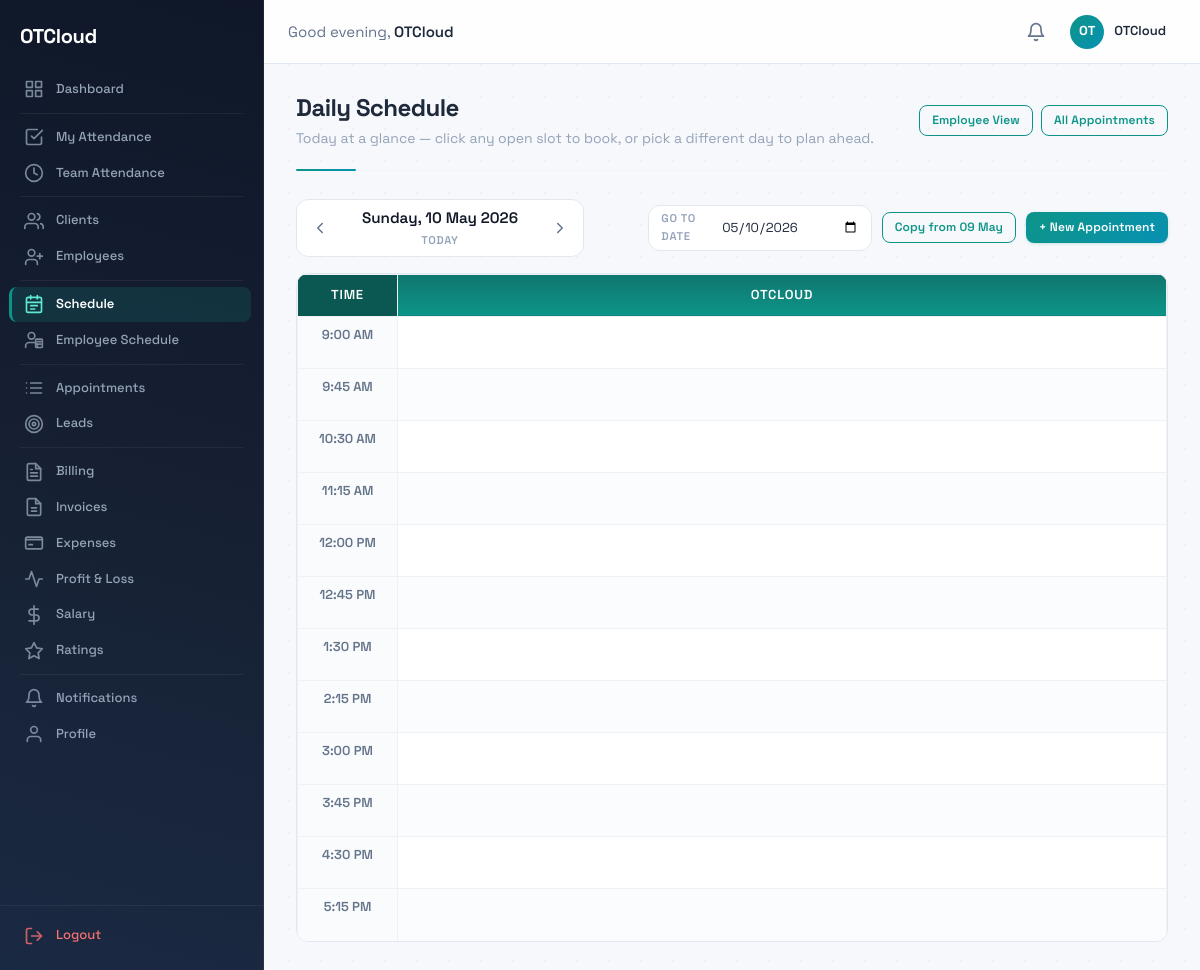
The app's page /schedule/ (signed in) with its own data.
### accounts/models.py (models this page shows, shortened)
class User(AbstractBaseUser, PermissionsMixin):
    class Role(models.TextChoices):
        ADMIN = 'admin', 'Admin'
        STAFF = 'staff', 'Staff'
        CLIENT = 'client', 'Client'
    mobile_number = models.CharField(max_length=15, unique=True)
    first_name = models.CharField(max_length=50, blank=True)
    last_name = models.CharField(max_length=50, blank=True)
    email = models.EmailField(blank=True)
    role = models.CharField(max_length=10, choices=Role.choices, default=Role.STAFF)
    is_verified = models.BooleanField(default=False)
    is_active = models.BooleanField(default=True)
    is_staff = models.BooleanField(default=False)
    date_joined = models.DateTimeField(auto_now_add=True)
    profile_image = models.ImageField(upload_to='profiles/', blank=True, null=True)
    objects = UserManager()
    USERNAME_FIELD = 'mobile_number'
    REQUIRED_FIELDS = []
    class Meta:
        ordering = ['-date_joined']
    def get_full_name(self):
        return f"{self.first_name} {self.last_name}".strip()

### appointments/views.py (the view)
# urls.py: path('schedule/', appointment_views.DailyScheduleView.as_view(), name='daily_schedule'),
@method_decorator([login_required, _admin_or_staff_required], name='dispatch')
class DailyScheduleView(View):
    template_name = 'appointments/daily_schedule.html'
    def get(self, request):
        today = timezone.localdate()
        tomorrow = today + datetime.timedelta(days=1)
        target_date = _parse_date(request.GET.get('date'), today)
        data = AppointmentService.get_day_schedule(target_date)
        rows = []
        for slot_time, label in data['slots']:
            cells = [data['grid'].get((s.id, slot_time)) for s in data['staff']]
            rows.append({'time': slot_time, 'label': label, 'cells': cells})
        pending_reassignments = AppointmentService.get_pending_reassignments(target_date)
        from attendance.models import AttendanceMark
        on_leave_ids = set(
            AttendanceMark.active_objects.filter(
                date=target_date,
                status=AttendanceMark.Status.LEAVE,
            ).values_list('user_id', flat=True)
        )
        available_staff = [s for s in data['staff'] if s.id not in on_leave_ids]
        context = {
            'target_date': target_date,
            'is_today': target_date == today,
            'is_tomorrow': target_date == tomorrow,
            'prev_date': target_date - datetime.timedelta(days=1),
            'next_date': target_date + datetime.timedelta(days=1),
            'today': today,
            'tomorrow': tomorrow,
            'staff': data['staff'],
            'available_staff': available_staff,
            'on_leave_ids': on_leave_ids,
            'rows': rows,
            'clients': Client.active_objects.all().order_by('first_name', 'last_name'),
            'therapy_types': TherapyType.active_objects.all(),
            'pending_reassignments': pending_reassignments,
        }
        return render(request, self.template_name, context)

### appointments/templates/appointments/daily_schedule.html (shortened to what this page needs)
{% extends "base.html" %}
{% block content %}
<div class="page-header">
  <div class="page-header-left">
    <h1 class="page-title">Daily Schedule</h1>
    <p style="color: var(--text-muted, #94a3b8); font-size: 0.875rem; margin: 0.25rem 0 0;">
      Today at a glance — click any open slot to book, or pick a different day to plan ahead.
    </p>
  </div>
  <div class="page-header-right" style="display:flex; gap:0.5rem;">
    <a href="{% url 'employee_schedule' %}" class="btn btn-outline btn-sm">Employee View</a>
    <a href="{% url 'appointments:appointment_list' %}" class="btn btn-outline btn-sm">All Appointments</a>
  </div>
</div>
<div class="sch-header">
  <div class="sch-date-nav">
    <a class="date-btn" href="?date={{ prev_date|date:'Y-m-d' }}" title="Previous day">
      <svg width="18" height="18" viewBox="0 0 24 24" fill="none" stroke="currentColor" stroke-width="2" stroke-linecap="round" stroke-linejoin="round"><polyline points="15 18 9 12 15 6"/></svg>
    </a>
    <div class="sch-date-label">
      {{ target_date|date:"l, d M Y" }}
      <span class="sch-date-sub">
        {% if is_today %}Today{% elif is_tomorrow %}Tomorrow{% else %}{{ target_date|date:"D" }}{% endif %}
      </span>
    </div>
    <a class="date-btn" href="?date={{ next_date|date:'Y-m-d' }}" title="Next day">
      <svg width="18" height="18" viewBox="0 0 24 24" fill="none" stroke="currentColor" stroke-width="2" stroke-linecap="round" stroke-linejoin="round"><polyline points="9 18 15 12 9 6"/></svg>
    </a>
  </div>
  <div class="sch-actions">
    <form method="get" class="sch-goto">
      <label for="goto-date" class="sch-goto-label">Go to date</label>
      <input id="goto-date" type="date" name="date" value="{{ target_date|date:'Y-m-d' }}" class="form-input sch-goto-input" onchange="this.form.submit()">
    </form>
    {% if request.user.is_superuser or request.user.role == 'admin' %}
    <form method="post" action="{% url 'appointments:schedule_copy_day' %}" style="display:inline;">
      <button type="submit" class="btn btn-outline btn-sm">
        Copy from {{ prev_date|date:"d M" }}
      </button>
    </form>
    <a href="{% url 'appointments:appointment_create' %}?date={{ target_date|date:'Y-m-d' }}" class="btn btn-primary btn-sm">
      + New Appointment
    </a>
    {% endif %}
  </div>
</div>
<div class="sch-grid-wrap">
  <div class="sch-scroll">
    <table class="sch-grid">
      <thead>
        <tr>
          <th class="col-time">Time</th>
          {% for s in staff %}
            <th>{{ s.get_full_name|default:s.mobile_number }}</th>
          {% endfor %}
        </tr>
      </thead>
      <tbody>
        {% for row in rows %}
        <tr>
          <td class="row-time">{{ row.label }}</td>
          {% for cell in row.cells %}
            {% if cell %}
              <td>
                <a class="sch-appt status-{{ cell.status }}{% if cell.needs_reassignment %} needs-reassign{% endif %}" href="{% url 'appointments:appointment_detail' pk=cell.pk %}" title="{% if cell.needs_reassignment %}Needs reassignment — {{ cell.reassignment_reason }}{% endif %}">
                  <span class="name">{{ cell.display_name }}</span>
                  <span class="meta">
                    {% if cell.therapy_type %}{{ cell.therapy_type.name }}{% endif %}
                    {% if cell.is_group %} &middot; Group{% endif %}
                    {% if cell.needs_reassignment %} &middot; Reassign{% endif %}
                  </span>
                </a>
              </td>
            {% else %}
              <td class="sch-cell{% if request.user.is_superuser or request.user.role == 'admin' %} empty{% endif %}"
                  data-staff-id="{{ forloop.counter0 }}"
                  data-time="{{ row.time|time:'H:i' }}"
                  data-time-label="{{ row.label }}"
                  {% if request.user.is_superuser or request.user.role == 'admin' %}onclick="openQuickAdd(this)"{% endif %}></td>
            {% endif %}
          {% endfor %}
        </tr>
        {% endfor %}
      </tbody>
    </table>
  </div>
</div>
{% endblock %}

### templates/base.html (shortened to what this page needs)
{% load static %}
<!DOCTYPE html>
<html lang="en">
<head>
  <link rel="stylesheet" href="{% static 'css/style.css' %}">
</head>
<body>
{% if user.is_authenticated %}
  <nav class="sidebar" id="sidebar">
    <div class="sidebar-header">
      <a href="/" class="sidebar-brand">
        <span class="sidebar-logo-text">OTCloud</span>
      </a>
    </div>
    <ul class="sidebar-nav">
      <li class="sidebar-item">
        <a href="/" class="sidebar-link {% if request.path == '/' %}active{% endif %}">
          Dashboard
        </a>
      </li>
      {% if request.user.role == 'admin' or request.user.role == 'staff' %}
      <li class="sidebar-divider"></li>
      <li class="sidebar-item">
        <a href="{% url 'attendance:my_attendance' %}" class="sidebar-link {% if '/attendance/me' in request.path %}active{% endif %}">
          <svg class="sidebar-icon" width="20" height="20" viewBox="0 0 24 24" fill="none" stroke="currentColor" stroke-width="2" stroke-linecap="round" stroke-linejoin="round">
            <polyline points="9 11 12 14 22 4"/>
            <path d="M21 12v7a2 2 0 0 1-2 2H5a2 2 0 0 1-2-2V5a2 2 0 0 1 2-2h11"/>
          </svg>
          My Attendance
        </a>
      </li>
      <li class="sidebar-item">
        <a href="{% url 'attendance:dashboard' %}" class="sidebar-link {% if '/attendance/' in request.path and '/attendance/me' not in request.path %}active{% endif %}">
          <svg class="sidebar-icon" width="20" height="20" viewBox="0 0 24 24" fill="none" stroke="currentColor" stroke-width="2" stroke-linecap="round" stroke-linejoin="round">
            <circle cx="12" cy="12" r="10"/><polyline points="12 6 12 12 16 14"/>
          </svg>
          Team Attendance
        </a>
      </li>
      <li class="sidebar-divider"></li>
      <li class="sidebar-item">
        <a href="{% url 'clients:client_list' %}" class="sidebar-link {% if '/clients/' in request.path %}active{% endif %}">
          Clients
        </a>
      </li>
      <li class="sidebar-item">
        <a href="{% url 'accounts:employee_list' %}" class="sidebar-link {% if '/employees/' in request.path %}active{% endif %}">
          Employees
        </a>
      </li>
      <li class="sidebar-divider"></li>
      <li class="sidebar-item">
        <a href="{% url 'daily_schedule' %}" class="sidebar-link {% if request.resolver_match.url_name == 'daily_schedule' %}active{% endif %}">
          Schedule
        </a>
      </li>
      <li class="sidebar-item">
        <a href="{% url 'employee_schedule' %}" class="sidebar-link {% if request.resolver_match.url_name == 'employee_schedule' %}active{% endif %}">
          Employee Schedule
        </a>
      </li>
      <li class="sidebar-divider"></li>
      <li class="sidebar-item">
        <a href="{% url 'appointments:appointment_list' %}" class="sidebar-link ">
          Appointments
        </a>
      </li>
      <li class="sidebar-item">
        <a href="{% url 'lms:lead_list' %}" class="sidebar-link {% if '/lms/' in request.path %}active{% endif %}">
          <svg class="sidebar-icon" width="20" height="20" viewBox="0 0 24 24" fill="none" stroke="currentColor" stroke-width="2" stroke-linecap="round" stroke-linejoin="round">
            <circle cx="12" cy="12" r="10"/>
            <circle cx="12" cy="12" r="6"/>
            <circle cx="12" cy="12" r="2"/>
          </svg>
          Leads
        </a>
      </li>
      <li class="sidebar-divider"></li>
      {% if request.user.role == 'admin' %}
      <li class="sidebar-item">
        <a href="{% url 'billing:monthly_view' %}" class="sidebar-link ">
          Billing
        </a>
      </li>
      <li class="sidebar-item">
        <a href="{% url 'billing:invoice_list' %}" class="sidebar-link {% if '/billing/invoices' in request.path %}active{% endif %}">
          Invoices
        </a>
      </li>
      <li class="sidebar-item">
        <a href="{% url 'billing:expense_view' %}" class="sidebar-link {% if '/billing/expenses' in request.path %}active{% endif %}">
          <svg class="sidebar-icon" width="20" height="20" viewBox="0 0 24 24" fill="none" stroke="currentColor" stroke-width="2" stroke-linecap="round" stroke-linejoin="round">
            <path d="M2 8h20"/><rect x="2" y="5" width="20" height="14" rx="2" ry="2"/>
            <line x1="6" y1="14" x2="10" y2="14"/>
          </svg>
          Expenses
        </a>
      </li>
      <li class="sidebar-item">
        <a href="{% url 'billing:pnl_view' %}" class="sidebar-link {% if '/billing/pnl' in request.path %}active{% endif %}">
          <svg class="sidebar-icon" width="20" height="20" viewBox="0 0 24 24" fill="none" stroke="currentColor" stroke-width="2" stroke-linecap="round" stroke-linejoin="round">
            <polyline points="22 12 18 12 15 21 9 3 6 12 2 12"/>
          </svg>
          Profit &amp; Loss
        </a>
      </li>
      <li class="sidebar-item">
        <a href="{% url 'salary:salary_list' %}" class="sidebar-link {% if '/salary/' in request.path and '/salary/ratings' not in request.path %}active{% endif %}">
          <svg class="sidebar-icon" width="20" height="20" viewBox="0 0 24 24" fill="none" stroke="currentColor" stroke-width="2" stroke-linecap="round" stroke-linejoin="round">
            <line x1="12" y1="1" x2="12" y2="23"/>
            <path d="M17 5H9.5a3.5 3.5 0 0 0 0 7h5a3.5 3.5 0 0 1 0 7H6"/>
          </svg>
          Salary
        </a>
      </li>
      <li class="sidebar-item">
        <a href="{% url 'salary:ratings_list' %}" class="sidebar-link {% if '/salary/ratings' in request.path %}active{% endif %}">
          <svg class="sidebar-icon" width="20" height="20" viewBox="0 0 24 24" fill="none" stroke="currentColor" stroke-width="2" stroke-linecap="round" stroke-linejoin="round">
            <polygon points="12 2 15.09 8.26 22 9.27 17 14.14 18.18 21.02 12 17.77 5.82 21.02 7 14.14 2 9.27 8.91 8.26 12 2"/>
          </svg>
          Ratings
        </a>
      </li>
      {% endif %}
      {% endif %}
      <li class="sidebar-divider"></li>
      <li class="sidebar-item">
        <a href="{% url 'notifications:list' %}" class="sidebar-link {% if '/notifications/' in request.path %}active{% endif %}">
          <svg class="sidebar-icon" width="20" height="20" viewBox="0 0 24 24" fill="none" stroke="currentColor" stroke-width="2" stroke-linecap="round" stroke-linejoin="round">
            <path d="M18 8A6 6 0 0 0 6 8c0 7-3 9-3 9h18s-3-2-3-9"/>
            <path d="M13.73 21a2 2 0 0 1-3.46 0"/>
          </svg>
          Notifications
        </a>
      </li>
      <li class="sidebar-item">
        <a href="{% url 'accounts:profile' %}" class="sidebar-link {% if '/accounts/profile/' in request.path %}active{% endif %}">
          <svg class="sidebar-icon" width="20" height="20" viewBox="0 0 24 24" fill="none" stroke="currentColor" stroke-width="2" stroke-linecap="round" stroke-linejoin="round">
            <path d="M20 21v-2a4 4 0 0 0-4-4H8a4 4 0 0 0-4 4v2"/>
            <circle cx="12" cy="7" r="4"/>
          </svg>
          Profile
        </a>
      </li>
    </ul>
    <ul class="sidebar-nav-bottom">
      <li class="sidebar-item">
        <a href="{% url 'accounts:logout' %}" class="sidebar-link sidebar-link--logout">
          <svg class="sidebar-icon" width="20" height="20" viewBox="0 0 24 24" fill="none" stroke="currentColor" stroke-width="2" stroke-linecap="round" stroke-linejoin="round">
            <path d="M9 21H5a2 2 0 0 1-2-2V5a2 2 0 0 1 2-2h4"/>
            <polyline points="16 17 21 12 16 7"/>
            <line x1="21" y1="12" x2="9" y2="12"/>
          </svg>
          Logout
        </a>
      </li>
    </ul>
  </nav>
  <header class="topbar">
    <div class="topbar-left">
      <span class="topbar-greeting">
        Good <span id="timeGreeting">morning</span>, <strong>{{ request.user.first_name|default:request.user.mobile_number }}</strong>
      </span>
    </div>
    <div class="topbar-right">
      <a href="{% url 'notifications:list' %}" class="topbar-notifications" title="Notifications">
        <svg width="20" height="20" viewBox="0 0 24 24" fill="none" stroke="currentColor" stroke-width="2" stroke-linecap="round" stroke-linejoin="round">
          <path d="M18 8A6 6 0 0 0 6 8c0 7-3 9-3 9h18s-3-2-3-9"/>
          <path d="M13.73 21a2 2 0 0 1-3.46 0"/>
        </svg>
      </a>
      <a href="{% url 'accounts:profile' %}" class="topbar-user-area">
        <div class="topbar-avatar">
          {% if request.user.profile_image %}
            <img src="{{ request.user.profile_image.url }}" alt="Profile" class="avatar-img">
          {% else %}
            OT
          {% endif %}
        </div>
        <span class="topbar-user-name">{{ request.user.get_full_name|default:request.user.mobile_number }}</span>
      </a>
    </div>
  </header>
{% endif %}
<main class="main-content {% if not user.is_authenticated %}main-content--full{% endif %}">
  {% block content %}{% endblock %}
</main>
</body>
</html>

### records on screen
User: user.first_name "OTCloud", user.get_full_name "OTCloud", get_full_name "OTCLOUD", is_superuser True (drawn)

### other values on screen
{{ target_date|date:"l, d M Y" }} "Sunday, 10 May 2026"
{{ prev_date|date:"d M" }} "09 May"
{{ row.label }} "9:00 AM" "9:45 AM" "10:30 AM" "11:15 AM" "12:00 PM" "12:45 PM" "1:30 PM" "2:15 PM" "3:00 PM" "3:45 PM" "4:30 PM" "5:15 PM"
